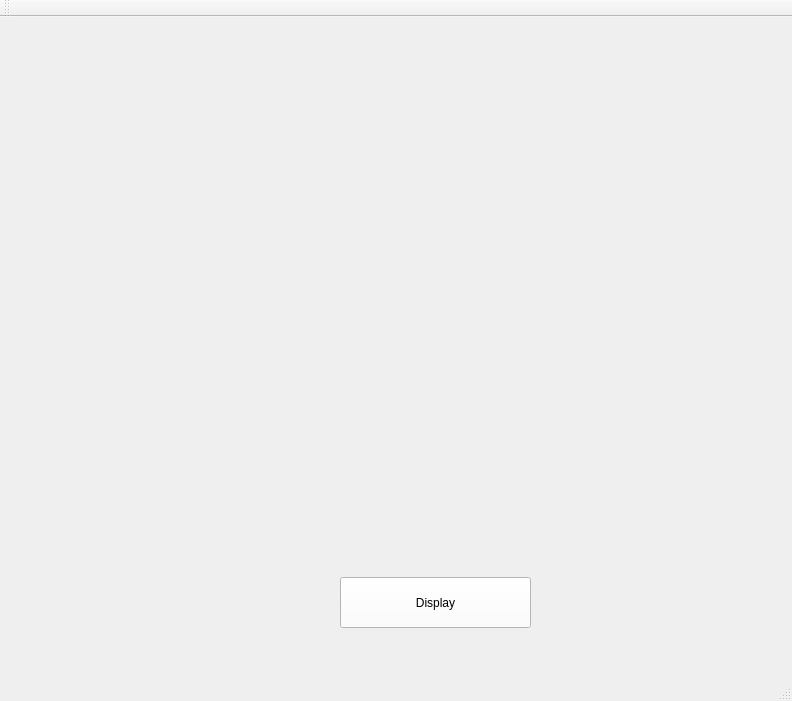
<?xml version="1.0" encoding="UTF-8"?>
<ui version="4.0">
 <class>MainWindow</class>
 <widget class="QMainWindow" name="MainWindow">
  <property name="geometry">
   <rect>
    <x>0</x>
    <y>0</y>
    <width>792</width>
    <height>701</height>
   </rect>
  </property>
  <property name="palette">
   <palette>
    <active>
     <colorrole role="Button">
      <brush brushstyle="SolidPattern">
       <color alpha="255">
        <red>242</red>
        <green>2</green>
        <blue>14</blue>
       </color>
      </brush>
     </colorrole>
    </active>
    <inactive>
     <colorrole role="Button">
      <brush brushstyle="SolidPattern">
       <color alpha="255">
        <red>242</red>
        <green>2</green>
        <blue>14</blue>
       </color>
      </brush>
     </colorrole>
    </inactive>
    <disabled>
     <colorrole role="Button">
      <brush brushstyle="SolidPattern">
       <color alpha="255">
        <red>242</red>
        <green>2</green>
        <blue>14</blue>
       </color>
      </brush>
     </colorrole>
    </disabled>
   </palette>
  </property>
  <property name="mouseTracking">
   <bool>false</bool>
  </property>
  <property name="focusPolicy">
   <enum>Qt::NoFocus</enum>
  </property>
  <property name="windowTitle">
   <string>MainWindow</string>
  </property>
  <property name="autoFillBackground">
   <bool>false</bool>
  </property>
  <property name="toolButtonStyle">
   <enum>Qt::ToolButtonFollowStyle</enum>
  </property>
  <property name="animated">
   <bool>true</bool>
  </property>
  <property name="unifiedTitleAndToolBarOnMac">
   <bool>false</bool>
  </property>
  <widget class="QWidget" name="centralWidget">
   <widget class="QPushButton" name="btnDisplay">
    <property name="geometry">
     <rect>
      <x>340</x>
      <y>560</y>
      <width>191</width>
      <height>51</height>
     </rect>
    </property>
    <property name="palette">
     <palette>
      <active>
       <colorrole role="WindowText">
        <brush brushstyle="SolidPattern">
         <color alpha="255">
          <red>0</red>
          <green>0</green>
          <blue>0</blue>
         </color>
        </brush>
       </colorrole>
       <colorrole role="Button">
        <brush brushstyle="SolidPattern">
         <color alpha="255">
          <red>255</red>
          <green>252</green>
          <blue>253</blue>
         </color>
        </brush>
       </colorrole>
       <colorrole role="Light">
        <brush brushstyle="SolidPattern">
         <color alpha="255">
          <red>255</red>
          <green>255</green>
          <blue>255</blue>
         </color>
        </brush>
       </colorrole>
       <colorrole role="Midlight">
        <brush brushstyle="SolidPattern">
         <color alpha="255">
          <red>244</red>
          <green>248</green>
          <blue>242</blue>
         </color>
        </brush>
       </colorrole>
       <colorrole role="Dark">
        <brush brushstyle="SolidPattern">
         <color alpha="255">
          <red>116</red>
          <green>121</green>
          <blue>115</blue>
         </color>
        </brush>
       </colorrole>
       <colorrole role="Mid">
        <brush brushstyle="SolidPattern">
         <color alpha="255">
          <red>155</red>
          <green>161</green>
          <blue>153</blue>
         </color>
        </brush>
       </colorrole>
       <colorrole role="Text">
        <brush brushstyle="SolidPattern">
         <color alpha="255">
          <red>0</red>
          <green>0</green>
          <blue>0</blue>
         </color>
        </brush>
       </colorrole>
       <colorrole role="BrightText">
        <brush brushstyle="SolidPattern">
         <color alpha="255">
          <red>255</red>
          <green>255</green>
          <blue>255</blue>
         </color>
        </brush>
       </colorrole>
       <colorrole role="ButtonText">
        <brush brushstyle="SolidPattern">
         <color alpha="255">
          <red>0</red>
          <green>0</green>
          <blue>0</blue>
         </color>
        </brush>
       </colorrole>
       <colorrole role="Base">
        <brush brushstyle="SolidPattern">
         <color alpha="255">
          <red>255</red>
          <green>252</green>
          <blue>253</blue>
         </color>
        </brush>
       </colorrole>
       <colorrole role="Window">
        <brush brushstyle="SolidPattern">
         <color alpha="255">
          <red>255</red>
          <green>252</green>
          <blue>253</blue>
         </color>
        </brush>
       </colorrole>
       <colorrole role="Shadow">
        <brush brushstyle="SolidPattern">
         <color alpha="255">
          <red>0</red>
          <green>0</green>
          <blue>0</blue>
         </color>
        </brush>
       </colorrole>
       <colorrole role="AlternateBase">
        <brush brushstyle="SolidPattern">
         <color alpha="255">
          <red>244</red>
          <green>248</green>
          <blue>242</blue>
         </color>
        </brush>
       </colorrole>
       <colorrole role="ToolTipBase">
        <brush brushstyle="SolidPattern">
         <color alpha="255">
          <red>255</red>
          <green>255</green>
          <blue>220</blue>
         </color>
        </brush>
       </colorrole>
       <colorrole role="ToolTipText">
        <brush brushstyle="SolidPattern">
         <color alpha="255">
          <red>0</red>
          <green>0</green>
          <blue>0</blue>
         </color>
        </brush>
       </colorrole>
      </active>
      <inactive>
       <colorrole role="WindowText">
        <brush brushstyle="SolidPattern">
         <color alpha="255">
          <red>0</red>
          <green>0</green>
          <blue>0</blue>
         </color>
        </brush>
       </colorrole>
       <colorrole role="Button">
        <brush brushstyle="SolidPattern">
         <color alpha="255">
          <red>255</red>
          <green>252</green>
          <blue>253</blue>
         </color>
        </brush>
       </colorrole>
       <colorrole role="Light">
        <brush brushstyle="SolidPattern">
         <color alpha="255">
          <red>255</red>
          <green>255</green>
          <blue>255</blue>
         </color>
        </brush>
       </colorrole>
       <colorrole role="Midlight">
        <brush brushstyle="SolidPattern">
         <color alpha="255">
          <red>244</red>
          <green>248</green>
          <blue>242</blue>
         </color>
        </brush>
       </colorrole>
       <colorrole role="Dark">
        <brush brushstyle="SolidPattern">
         <color alpha="255">
          <red>116</red>
          <green>121</green>
          <blue>115</blue>
         </color>
        </brush>
       </colorrole>
       <colorrole role="Mid">
        <brush brushstyle="SolidPattern">
         <color alpha="255">
          <red>155</red>
          <green>161</green>
          <blue>153</blue>
         </color>
        </brush>
       </colorrole>
       <colorrole role="Text">
        <brush brushstyle="SolidPattern">
         <color alpha="255">
          <red>0</red>
          <green>0</green>
          <blue>0</blue>
         </color>
        </brush>
       </colorrole>
       <colorrole role="BrightText">
        <brush brushstyle="SolidPattern">
         <color alpha="255">
          <red>255</red>
          <green>255</green>
          <blue>255</blue>
         </color>
        </brush>
       </colorrole>
       <colorrole role="ButtonText">
        <brush brushstyle="SolidPattern">
         <color alpha="255">
          <red>0</red>
          <green>0</green>
          <blue>0</blue>
         </color>
        </brush>
       </colorrole>
       <colorrole role="Base">
        <brush brushstyle="SolidPattern">
         <color alpha="255">
          <red>255</red>
          <green>252</green>
          <blue>253</blue>
         </color>
        </brush>
       </colorrole>
       <colorrole role="Window">
        <brush brushstyle="SolidPattern">
         <color alpha="255">
          <red>255</red>
          <green>252</green>
          <blue>253</blue>
         </color>
        </brush>
       </colorrole>
       <colorrole role="Shadow">
        <brush brushstyle="SolidPattern">
         <color alpha="255">
          <red>0</red>
          <green>0</green>
          <blue>0</blue>
         </color>
        </brush>
       </colorrole>
       <colorrole role="AlternateBase">
        <brush brushstyle="SolidPattern">
         <color alpha="255">
          <red>244</red>
          <green>248</green>
          <blue>242</blue>
         </color>
        </brush>
       </colorrole>
       <colorrole role="ToolTipBase">
        <brush brushstyle="SolidPattern">
         <color alpha="255">
          <red>255</red>
          <green>255</green>
          <blue>220</blue>
         </color>
        </brush>
       </colorrole>
       <colorrole role="ToolTipText">
        <brush brushstyle="SolidPattern">
         <color alpha="255">
          <red>0</red>
          <green>0</green>
          <blue>0</blue>
         </color>
        </brush>
       </colorrole>
      </inactive>
      <disabled>
       <colorrole role="WindowText">
        <brush brushstyle="SolidPattern">
         <color alpha="255">
          <red>116</red>
          <green>121</green>
          <blue>115</blue>
         </color>
        </brush>
       </colorrole>
       <colorrole role="Button">
        <brush brushstyle="SolidPattern">
         <color alpha="255">
          <red>255</red>
          <green>252</green>
          <blue>253</blue>
         </color>
        </brush>
       </colorrole>
       <colorrole role="Light">
        <brush brushstyle="SolidPattern">
         <color alpha="255">
          <red>255</red>
          <green>255</green>
          <blue>255</blue>
         </color>
        </brush>
       </colorrole>
       <colorrole role="Midlight">
        <brush brushstyle="SolidPattern">
         <color alpha="255">
          <red>244</red>
          <green>248</green>
          <blue>242</blue>
         </color>
        </brush>
       </colorrole>
       <colorrole role="Dark">
        <brush brushstyle="SolidPattern">
         <color alpha="255">
          <red>116</red>
          <green>121</green>
          <blue>115</blue>
         </color>
        </brush>
       </colorrole>
       <colorrole role="Mid">
        <brush brushstyle="SolidPattern">
         <color alpha="255">
          <red>155</red>
          <green>161</green>
          <blue>153</blue>
         </color>
        </brush>
       </colorrole>
       <colorrole role="Text">
        <brush brushstyle="SolidPattern">
         <color alpha="255">
          <red>116</red>
          <green>121</green>
          <blue>115</blue>
         </color>
        </brush>
       </colorrole>
       <colorrole role="BrightText">
        <brush brushstyle="SolidPattern">
         <color alpha="255">
          <red>255</red>
          <green>255</green>
          <blue>255</blue>
         </color>
        </brush>
       </colorrole>
       <colorrole role="ButtonText">
        <brush brushstyle="SolidPattern">
         <color alpha="255">
          <red>116</red>
          <green>121</green>
          <blue>115</blue>
         </color>
        </brush>
       </colorrole>
       <colorrole role="Base">
        <brush brushstyle="SolidPattern">
         <color alpha="255">
          <red>255</red>
          <green>252</green>
          <blue>253</blue>
         </color>
        </brush>
       </colorrole>
       <colorrole role="Window">
        <brush brushstyle="SolidPattern">
         <color alpha="255">
          <red>255</red>
          <green>252</green>
          <blue>253</blue>
         </color>
        </brush>
       </colorrole>
       <colorrole role="Shadow">
        <brush brushstyle="SolidPattern">
         <color alpha="255">
          <red>0</red>
          <green>0</green>
          <blue>0</blue>
         </color>
        </brush>
       </colorrole>
       <colorrole role="AlternateBase">
        <brush brushstyle="SolidPattern">
         <color alpha="255">
          <red>233</red>
          <green>242</green>
          <blue>230</blue>
         </color>
        </brush>
       </colorrole>
       <colorrole role="ToolTipBase">
        <brush brushstyle="SolidPattern">
         <color alpha="255">
          <red>255</red>
          <green>255</green>
          <blue>220</blue>
         </color>
        </brush>
       </colorrole>
       <colorrole role="ToolTipText">
        <brush brushstyle="SolidPattern">
         <color alpha="255">
          <red>0</red>
          <green>0</green>
          <blue>0</blue>
         </color>
        </brush>
       </colorrole>
      </disabled>
     </palette>
    </property>
    <property name="cursor">
     <cursorShape>PointingHandCursor</cursorShape>
    </property>
    <property name="mouseTracking">
     <bool>false</bool>
    </property>
    <property name="focusPolicy">
     <enum>Qt::NoFocus</enum>
    </property>
    <property name="acceptDrops">
     <bool>false</bool>
    </property>
    <property name="autoFillBackground">
     <bool>false</bool>
    </property>
    <property name="styleSheet">
     <string notr="true"> QPushButton#btnDisplay {
     background-color:rgb(255, 252, 253)
 }
 QPushButton#btnDisplay:pressed {
     background-color: rgb(19, 34, 255);     
 }


 QPushButton#btnDisplay:hover {
     background-color: rgb(255, 8, 32);

 }</string>
    </property>
    <property name="text">
     <string>Display</string>
    </property>
    <property name="autoDefault">
     <bool>false</bool>
    </property>
    <property name="default">
     <bool>false</bool>
    </property>
    <property name="flat">
     <bool>false</bool>
    </property>
   </widget>
   <widget class="QLabel" name="label1">
    <property name="enabled">
     <bool>true</bool>
    </property>
    <property name="geometry">
     <rect>
      <x>0</x>
      <y>0</y>
      <width>791</width>
      <height>511</height>
     </rect>
    </property>
    <property name="cursor">
     <cursorShape>OpenHandCursor</cursorShape>
    </property>
    <property name="text">
     <string/>
    </property>
   </widget>
  </widget>
  <widget class="QMenuBar" name="menuBar">
   <property name="geometry">
    <rect>
     <x>0</x>
     <y>0</y>
     <width>792</width>
     <height>25</height>
    </rect>
   </property>
  </widget>
  <widget class="QToolBar" name="mainToolBar">
   <attribute name="toolBarArea">
    <enum>TopToolBarArea</enum>
   </attribute>
   <attribute name="toolBarBreak">
    <bool>false</bool>
   </attribute>
  </widget>
  <widget class="QStatusBar" name="statusBar"/>
 </widget>
 <layoutdefault spacing="6" margin="11"/>
 <resources/>
 <connections/>
</ui>
